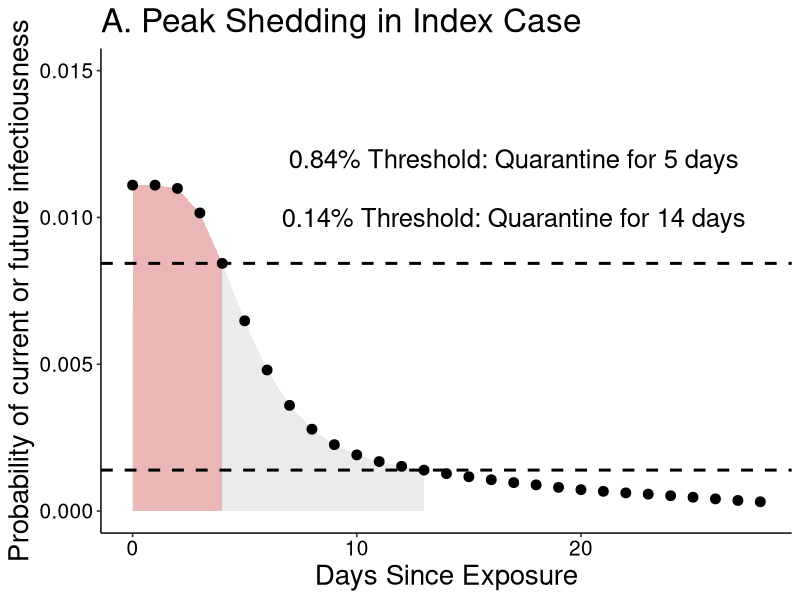
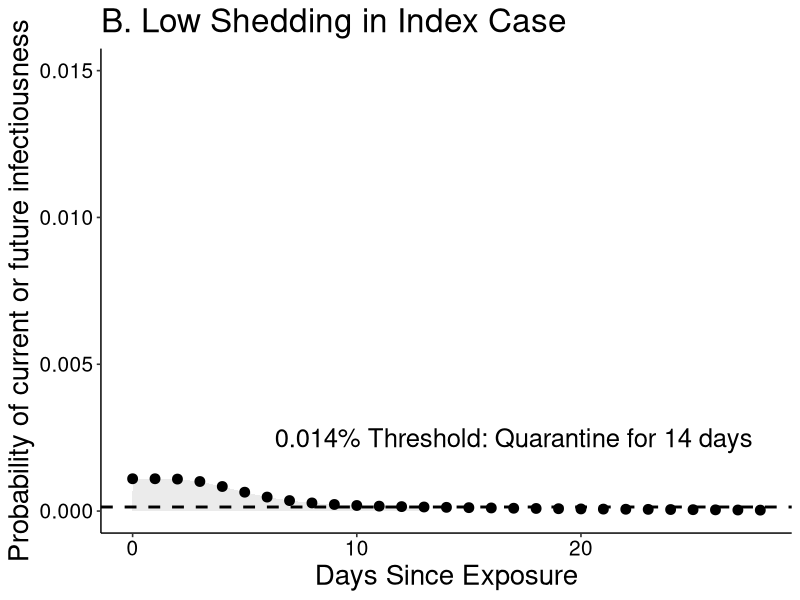
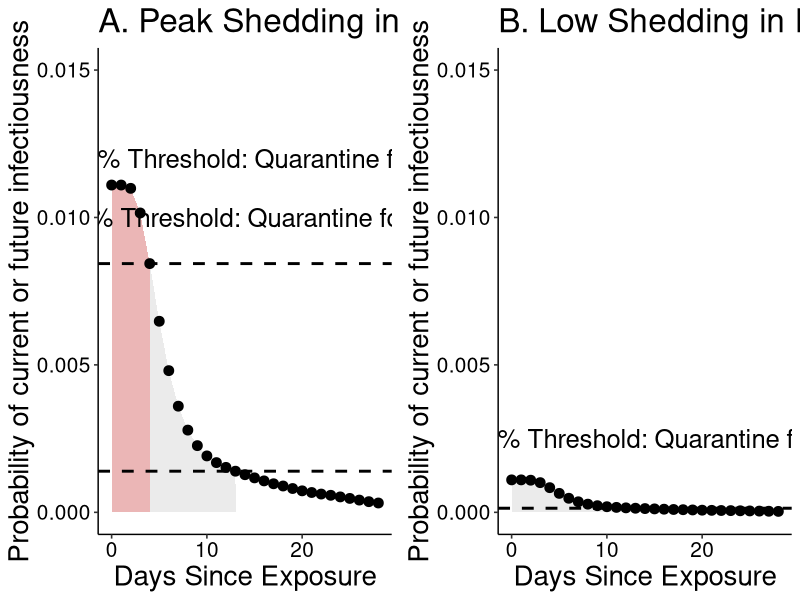
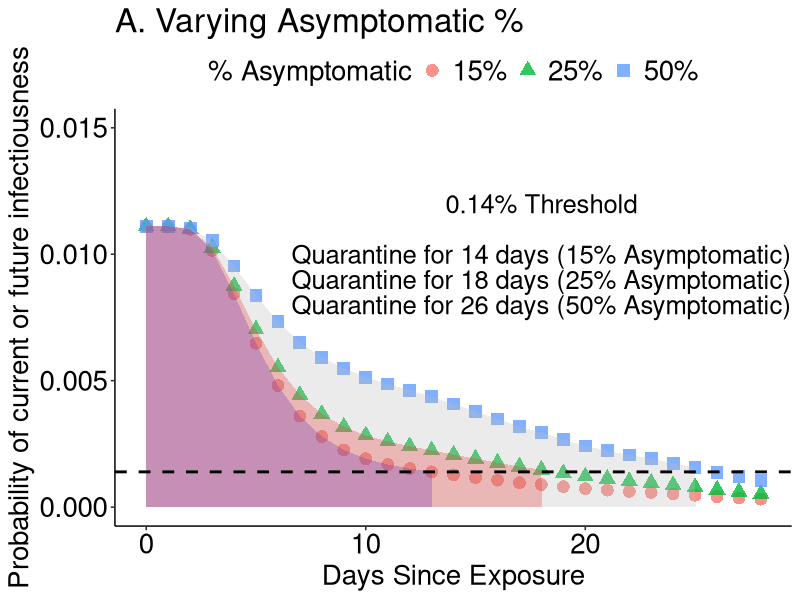
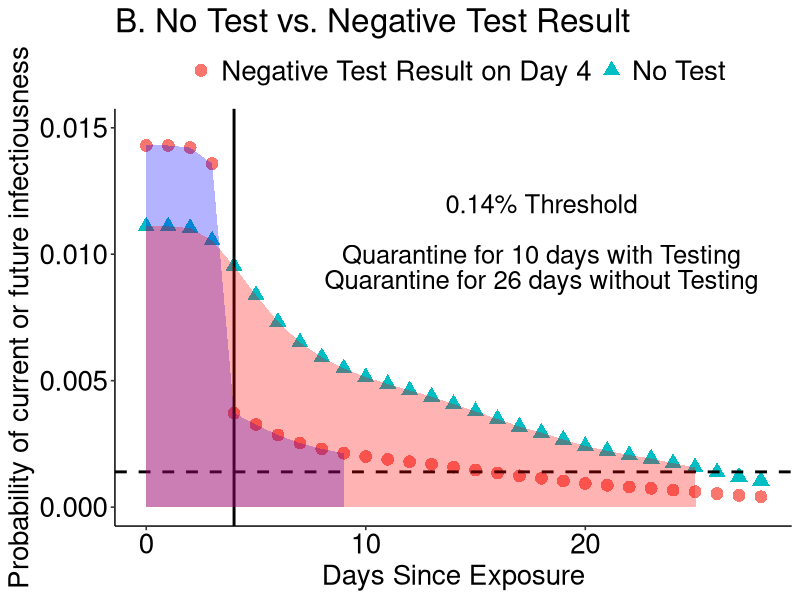
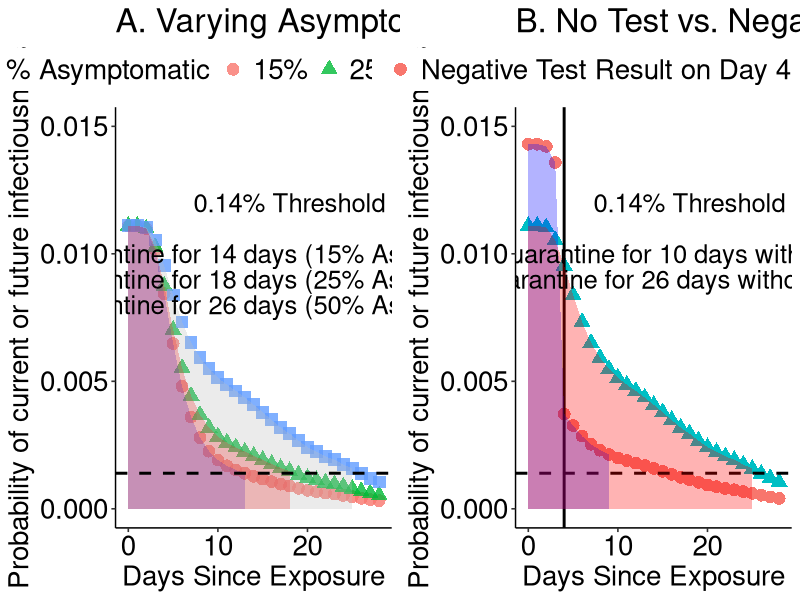

The R source for these figures, in order:
#peak shedding in index case

#read in data from logic tables where 1st column
#is the discount on risk of getting sick under ideal testing to find
#asymptomatics as soon as they start shedding and column 2 is the
#probability that asymptomatics have finished shedding (from exposure, shedding
#starts 3 days pre what would be symptom onset)

risk.discount<-read.csv('risk_discount_data.csv')

figure2<-read.csv('figure2_data.csv')


#initial risk

#highest risk individual 15 min close contact
high<-0.0111

#lowest risk individual, 15 min close contact
low<-0.0011

risk.start<-c(high,low)

#fraction expected to be asymptomatic
fraction.asymptomatic<-c(0.15,0.25,0.50)

for (j in 1:length(risk.start)){
  
  for (i in 1:length(fraction.asymptomatic)){
    
    combined.discount<-1-(1-fraction.asymptomatic[i])*(1-risk.discount$discount)-fraction.asymptomatic[i]*risk.discount$asymp
    
    risks<-risk.start[j]*combined.discount
    days<-1:length(risks)
    
    if (i==1 & j==1){
      frame<-data.frame(risks=risks,days=days,risk.start=risk.start[j],fraction.asymptomatic=fraction.asymptomatic[i])
    }else{
      frametemp<-data.frame(risks=risks,days=days,risk.start=risk.start[j],fraction.asymptomatic=fraction.asymptomatic[i])
      frame<-rbind(frame,frametemp)
    }
  }
}

frame$days<-frame$days-1

require(ggplot2)
require(ggpubr)

subframe<-frame[frame$fraction.asymptomatic==0.15,]
subframe$quarantine1<-rep(NA,length(subframe$risks))
subframe$quarantine1<-subframe$risks<=0.01
subframe$quarantine2<-rep(NA,length(subframe$risks))
subframe$quarantine2<-subframe$risks<=0.03

#------------------------------------- figure 1 ------------------------------------------------------------

subframe1<-subframe[subframe$risk.start==high & subframe$days<=4,]
#tempframe<-data.frame(risks=0.001,days=6.85,risk.start=high,fraction.asymptomatic=0.15,quarantine1=FALSE,quarantine2=FALSE)
#subframe1<-rbind(subframe1,tempframe)
subframe3<-subframe[subframe$risk.start==high & subframe$days<=13,]
A<-ggplot(subframe[subframe$risk.start==high,],aes(x=days,y=risks))+
  geom_area(data=subframe1,aes(x = ifelse(days<=4 , days, 0)),fill="red",alpha=0.3)+
  geom_area(data=subframe3,aes(x = ifelse(days<=13 , days, 0)),fill="grey",alpha=0.3)+
  geom_point(size=3)+
  geom_hline(yintercept=8.435669e-03,linetype="dashed",size=1)+
  geom_hline(yintercept=1.394392e-03,linetype="dashed",size=1)+
  scale_colour_discrete(name="Scenario",labels=c("Peak Shedding in Index Case","Low Shedding in Index Case"))+
  scale_x_continuous(name="Days Since Exposure")+
  scale_y_continuous(name="Probability of current or future infectiousness",limits = c(0, 0.015))+
  annotate("text",x=17,y=0.012,label="0.84% Threshold: Quarantine for 5 days",size=6.5)+
  annotate("text",x=17,y=0.010,label="0.14% Threshold: Quarantine for 14 days",size=6.5)+
  theme_pubr()+theme(axis.title.x = element_text(size=20),axis.title.y = element_text(size=20),title = element_text(size=20),
                     axis.text=element_text(size=15))+
  ggtitle("A. Peak Shedding in Index Case")
A

subframe5<-subframe[subframe$risk.start==low & subframe$days<=13,]
B<-ggplot(subframe[subframe$risk.start==low,],aes(x=days,y=risks))+
  geom_area(data=subframe5,aes(x = ifelse(days<=13 , days, 0)),fill="grey",alpha=0.3)+
  geom_point(size=3)+
  geom_hline(yintercept=1.381830e-04,linetype="dashed",size=1)+
  scale_colour_discrete(name="Scenario",labels=c("Peak Shedding in Index Case","Low Shedding in Index Case"))+
  scale_x_continuous(name="Days Since Exposure")+
  scale_y_continuous(name="Probability of current or future infectiousness",limits = c(0, 0.015))+
  annotate("text",x=17,y=0.0025,label="0.014% Threshold: Quarantine for 14 days",size=6.5)+
  theme_pubr()+theme(axis.title.x = element_text(size=20),axis.title.y = element_text(size=20),title=element_text(size=20),
                     axis.text=element_text(size=15))+
  ggtitle("B. Low Shedding in Index Case")
B
windows()
ggarrange(A,B)



#------------------------------------ figure 2 -------------------------------------------------------------

subframe6<-frame[frame$risk.start==high & frame$days<=18 & frame$fraction.asymptomatic==0.25,]

subframe7<-frame[frame$risk.start==high & frame$days<=25 & frame$fraction.asymptomatic==0.5,]

A.2<-ggplot(frame[frame$risk.start==high,],aes(x=days,y=risks))+
  geom_point(aes(shape=as.character(fraction.asymptomatic),colour=as.character(fraction.asymptomatic)),size=4,alpha=0.8)+
  geom_area(data=subframe3,aes(x = ifelse(days<=13 , days, 0)),fill="blue",alpha=0.3)+
  geom_area(data=subframe6,aes(x = ifelse(days<=18 , days, 0)),fill="red",alpha=0.3)+
  geom_area(data=subframe7,aes(x = ifelse(days<=25 , days, 0)),fill="grey",alpha=0.3)+
  scale_shape_discrete(name="% Asymptomatic",labels=c("15%", "25%", "50%"))+
  scale_colour_discrete(name="% Asymptomatic",labels=c("15%", "25%", "50%"))+
  scale_x_continuous(name="Days Since Exposure")+
  scale_y_continuous(name="Probability of current or future infectiousness",limits = c(0, 0.015))+
  geom_hline(yintercept=1.394392e-03,linetype="dashed",size=1)+
  annotate("text",x=18,y=0.012,label="0.14% Threshold",size=6.5)+
  annotate("text",x=18,y=0.010,label="Quarantine for 14 days (15% Asymptomatic)",size=6.5)+
  annotate("text",x=18,y=0.009,label="Quarantine for 18 days (25% Asymptomatic)",size=6.5)+
  annotate("text",x=18,y=0.008,label="Quarantine for 26 days (50% Asymptomatic)",size=6.5)+
  theme_pubr()+theme(axis.title.x = element_text(size=20),axis.title.y = element_text(size=20),
                     legend.text = element_text(size=20), legend.title=element_text(size=20),
                     axis.text=element_text(size=20),title=element_text(size=20))+
  ggtitle("A. Varying Asymptomatic %")

windows()
A.2

#negative test scenario
days<-c(frame$days[frame$risk.start==high & frame$fraction.asymptomatic==0.5],figure2$Days)
risks<-c(frame$risks[frame$risk.start==high & frame$fraction.asymptomatic==0.5],figure2$Risktest)
type<-c(rep("No test",length(frame$days[frame$risk.start==high & frame$fraction.asymptomatic==0.5])),
        rep("Negative Test Result",length(figure2$Days)))
frame2<-data.frame(days=days,risks=risks,type=type)


subframe8<-frame2[frame2$type=="Negative Test Result" & frame2$days<=9,]

windows()
B.2<-ggplot(data=frame2)+geom_point(aes(x=days,y=risks,group=type,colour=type,shape=type),size=4)+
    geom_hline(yintercept=1.394392e-03,linetype="dashed",size=1)+
    geom_vline(xintercept=4,linetype="solid",size=1)+
    geom_area(data=subframe8,aes(x = ifelse(days<=9 , days, 0),y=risks),fill="blue",alpha=0.3)+
    geom_area(data=subframe7,aes(x = ifelse(days<=25 , days, 0),y=risks),fill="red",alpha=0.3)+
    theme_pubr()+theme(axis.title.x = element_text(size=20),axis.title.y = element_text(size=20),
                   legend.text = element_text(size=20), legend.title=element_text(size=20),
                   axis.text=element_text(size=20),title=element_text(size=20))+
    annotate("text",x=18,y=0.012,label="0.14% Threshold",size=6.5)+
    annotate("text",x=18,y=0.010,label="Quarantine for 10 days with Testing",size=6.5)+
    annotate("text",x=18,y=0.009,label="Quarantine for 26 days without Testing",size=6.5)+
    scale_colour_discrete(name="",labels=c("Negative Test Result on Day 4","No Test"))+
    scale_shape_discrete(name="",labels=c("Negative Test Result on Day 4","No Test"))+
    scale_x_continuous(name="Days Since Exposure")+
    scale_y_continuous(name="Probability of current or future infectiousness",limits = c(0, 0.015))+
    ggtitle("B. No Test vs. Negative Test Result")


windows()
B.2

windows()
ggarrange(A.2,B.2)
